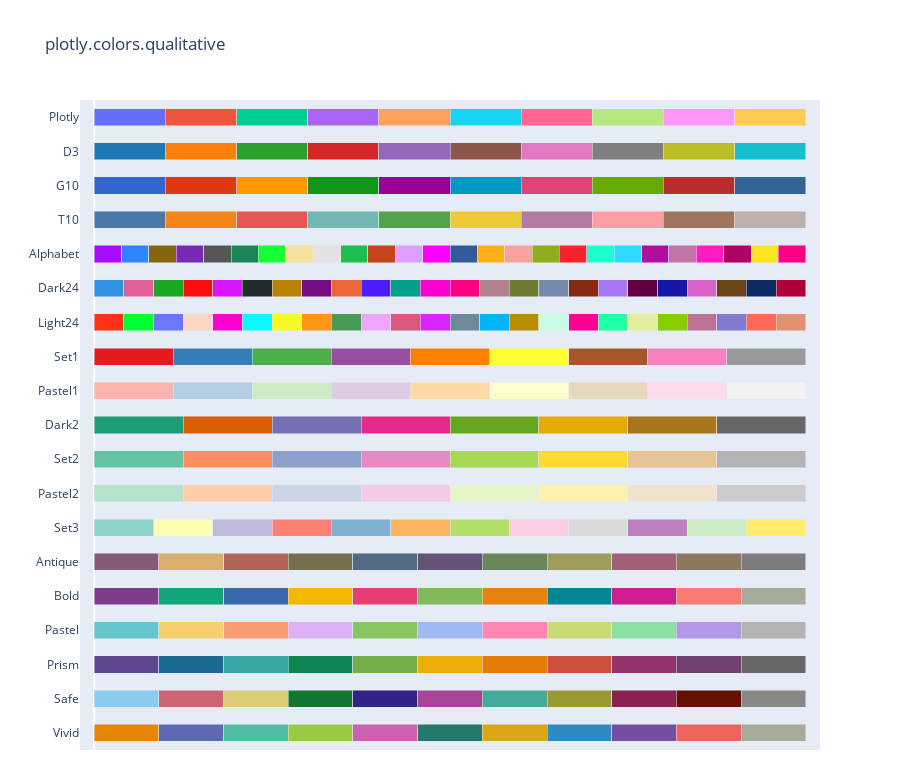

The code cell stored with this chart in its notebook:
### Code cell
fig = px.colors.qualitative.swatches()
fig.show()

### Figure 1 — Plotly figure (JSON) as saved in the notebook; plotly's stock layout.template omitted (floating-point values rounded to 4 significant figures)
{"data": [{"customdata": [0, 1, 2, 3, 4, 5, 6, 7, 8, 9, 10], "hovertemplate": "%{y}[%{customdata}] = %{marker.color}<extra></extra>", "marker": {"color": ["rgb(229, 134, 6)", "rgb(93, 105, 177)", "rgb(82, 188, 163)", "rgb(153, 201, 69)", "rgb(204, 97, 176)", "rgb(36, 121, 108)", "rgb(218, 165, 27)", "rgb(47, 138, 196)", "rgb(118, 78, 159)", "rgb(237, 100, 90)", "rgb(165, 170, 153)"]}, "orientation": "h", "type": "bar", "x": [1, 1, 1, 1, 1, 1, 1, 1, 1, 1, 1], "y": ["Vivid", "Vivid", "Vivid", "Vivid", "Vivid", "Vivid", "Vivid", "Vivid", "Vivid", "Vivid", "Vivid"]}, {"customdata": [0, 1, 2, 3, 4, 5, 6, 7, 8, 9, 10], "hovertemplate": "%{y}[%{customdata}] = %{marker.color}<extra></extra>", "marker": {"color": ["rgb(136, 204, 238)", "rgb(204, 102, 119)", "rgb(221, 204, 119)", "rgb(17, 119, 51)", "rgb(51, 34, 136)", "rgb(170, 68, 153)", "rgb(68, 170, 153)", "rgb(153, 153, 51)", "rgb(136, 34, 85)", "rgb(102, 17, 0)", "rgb(136, 136, 136)"]}, "orientation": "h", "type": "bar", "x": [1, 1, 1, 1, 1, 1, 1, 1, 1, 1, 1], "y": ["Safe", "Safe", "Safe", "Safe", "Safe", "Safe", "Safe", "Safe", "Safe", "Safe", "Safe"]}, {"customdata": [0, 1, 2, 3, 4, 5, 6, 7, 8, 9, 10], "hovertemplate": "%{y}[%{customdata}] = %{marker.color}<extra></extra>", "marker": {"color": ["rgb(95, 70, 144)", "rgb(29, 105, 150)", "rgb(56, 166, 165)", "rgb(15, 133, 84)", "rgb(115, 175, 72)", "rgb(237, 173, 8)", "rgb(225, 124, 5)", "rgb(204, 80, 62)", "rgb(148, 52, 110)", "rgb(111, 64, 112)", "rgb(102, 102, 102)"]}, "orientation": "h", "type": "bar", "x": [1, 1, 1, 1, 1, 1, 1, 1, 1, 1, 1], "y": ["Prism", "Prism", "Prism", "Prism", "Prism", "Prism", "Prism", "Prism", "Prism", "Prism", "Prism"]}, {"customdata": [0, 1, 2, 3, 4, 5, 6, 7, 8, 9, 10], "hovertemplate": "%{y}[%{customdata}] = %{marker.color}<extra></extra>", "marker": {"color": ["rgb(102, 197, 204)", "rgb(246, 207, 113)", "rgb(248, 156, 116)", "rgb(220, 176, 242)", "rgb(135, 197, 95)", "rgb(158, 185, 243)", "rgb(254, 136, 177)", "rgb(201, 219, 116)", "rgb(139, 224, 164)", "rgb(180, 151, 231)", "rgb(179, 179, 179)"]}, "orientation": "h", "type": "bar", "x": [1, 1, 1, 1, 1, 1, 1, 1, 1, 1, 1], "y": ["Pastel", "Pastel", "Pastel", "Pastel", "Pastel", "Pastel", "Pastel", "Pastel", "Pastel", "Pastel", "Pastel"]}, {"customdata": [0, 1, 2, 3, 4, 5, 6, 7, 8, 9, 10], "hovertemplate": "%{y}[%{customdata}] = %{marker.color}<extra></extra>", "marker": {"color": ["rgb(127, 60, 141)", "rgb(17, 165, 121)", "rgb(57, 105, 172)", "rgb(242, 183, 1)", "rgb(231, 63, 116)", "rgb(128, 186, 90)", "rgb(230, 131, 16)", "rgb(0, 134, 149)", "rgb(207, 28, 144)", "rgb(249, 123, 114)", "rgb(165, 170, 153)"]}, "orientation": "h", "type": "bar", "x": [1, 1, 1, 1, 1, 1, 1, 1, 1, 1, 1], "y": ["Bold", "Bold", "Bold", "Bold", "Bold", "Bold", "Bold", "Bold", "Bold", "Bold", "Bold"]}, {"customdata": [0, 1, 2, 3, 4, 5, 6, 7, 8, 9, 10], "hovertemplate": "%{y}[%{customdata}] = %{marker.color}<extra></extra>", "marker": {"color": ["rgb(133, 92, 117)", "rgb(217, 175, 107)", "rgb(175, 100, 88)", "rgb(115, 111, 76)", "rgb(82, 106, 131)", "rgb(98, 83, 119)", "rgb(104, 133, 92)", "rgb(156, 156, 94)", "rgb(160, 97, 119)", "rgb(140, 120, 93)", "rgb(124, 124, 124)"]}, "orientation": "h", "type": "bar", "x": [1, 1, 1, 1, 1, 1, 1, 1, 1, 1, 1], "y": ["Antique", "Antique", "Antique", "Antique", "Antique", "Antique", "Antique", "Antique", "Antique", "Antique", "Antique"]}, {"customdata": [0, 1, 2, 3, 4, 5, 6, 7, 8, 9, 10, 11], "hovertemplate": "%{y}[%{customdata}] = %{marker.color}<extra></extra>", "marker": {"color": ["rgb(141,211,199)", "rgb(255,255,179)", "rgb(190,186,218)", "rgb(251,128,114)", "rgb(128,177,211)", "rgb(253,180,98)", "rgb(179,222,105)", "rgb(252,205,229)", "rgb(217,217,217)", "rgb(188,128,189)", "rgb(204,235,197)", "rgb(255,237,111)"]}, "orientation": "h", "type": "bar", "x": [1, 1, 1, 1, 1, 1, 1, 1, 1, 1, 1, 1], "y": ["Set3", "Set3", "Set3", "Set3", "Set3", "Set3", "Set3", "Set3", "Set3", "Set3", "Set3", "Set3"]}, {"customdata": [0, 1, 2, 3, 4, 5, 6, 7], "hovertemplate": "%{y}[%{customdata}] = %{marker.color}<extra></extra>", "marker": {"color": ["rgb(179,226,205)", "rgb(253,205,172)", "rgb(203,213,232)", "rgb(244,202,228)", "rgb(230,245,201)", "rgb(255,242,174)", "rgb(241,226,204)", "rgb(204,204,204)"]}, "orientation": "h", "type": "bar", "x": [1, 1, 1, 1, 1, 1, 1, 1], "y": ["Pastel2", "Pastel2", "Pastel2", "Pastel2", "Pastel2", "Pastel2", "Pastel2", "Pastel2"]}, {"customdata": [0, 1, 2, 3, 4, 5, 6, 7], "hovertemplate": "%{y}[%{customdata}] = %{marker.color}<extra></extra>", "marker": {"color": ["rgb(102,194,165)", "rgb(252,141,98)", "rgb(141,160,203)", "rgb(231,138,195)", "rgb(166,216,84)", "rgb(255,217,47)", "rgb(229,196,148)", "rgb(179,179,179)"]}, "orientation": "h", "type": "bar", "x": [1, 1, 1, 1, 1, 1, 1, 1], "y": ["Set2", "Set2", "Set2", "Set2", "Set2", "Set2", "Set2", "Set2"]}, {"customdata": [0, 1, 2, 3, 4, 5, 6, 7], "hovertemplate": "%{y}[%{customdata}] = %{marker.color}<extra></extra>", "marker": {"color": ["rgb(27,158,119)", "rgb(217,95,2)", "rgb(117,112,179)", "rgb(231,41,138)", "rgb(102,166,30)", "rgb(230,171,2)", "rgb(166,118,29)", "rgb(102,102,102)"]}, "orientation": "h", "type": "bar", "x": [1, 1, 1, 1, 1, 1, 1, 1], "y": ["Dark2", "Dark2", "Dark2", "Dark2", "Dark2", "Dark2", "Dark2", "Dark2"]}, {"customdata": [0, 1, 2, 3, 4, 5, 6, 7, 8], "hovertemplate": "%{y}[%{customdata}] = %{marker.color}<extra></extra>", "marker": {"color": ["rgb(251,180,174)", "rgb(179,205,227)", "rgb(204,235,197)", "rgb(222,203,228)", "rgb(254,217,166)", "rgb(255,255,204)", "rgb(229,216,189)", "rgb(253,218,236)", "rgb(242,242,242)"]}, "orientation": "h", "type": "bar", "x": [1, 1, 1, 1, 1, 1, 1, 1, 1], "y": ["Pastel1", "Pastel1", "Pastel1", "Pastel1", "Pastel1", "Pastel1", "Pastel1", "Pastel1", "Pastel1"]}, {"customdata": [0, 1, 2, 3, 4, 5, 6, 7, 8], "hovertemplate": "%{y}[%{customdata}] = %{marker.color}<extra></extra>", "marker": {"color": ["rgb(228,26,28)", "rgb(55,126,184)", "rgb(77,175,74)", "rgb(152,78,163)", "rgb(255,127,0)", "rgb(255,255,51)", "rgb(166,86,40)", "rgb(247,129,191)", "rgb(153,153,153)"]}, "orientation": "h", "type": "bar", "x": [1, 1, 1, 1, 1, 1, 1, 1, 1], "y": ["Set1", "Set1", "Set1", "Set1", "Set1", "Set1", "Set1", "Set1", "Set1"]}, {"customdata": [0, 1, 2, 3, 4, 5, 6, 7, 8, 9, 10, 11, 12, 13, 14, 15, 16, 17, 18, 19, 20, 21, 22, 23], "hovertemplate": "%{y}[%{customdata}] = %{marker.color}<extra></extra>", "marker": {"color": ["#FD3216", "#00FE35", "#6A76FC", "#FED4C4", "#FE00CE", "#0DF9FF", "#F6F926", "#FF9616", "#479B55", "#EEA6FB", "#DC587D", "#D626FF", "#6E899C", "#00B5F7", "#B68E00", "#C9FBE5", "#FF0092", "#22FFA7", "#E3EE9E", "#86CE00", "#BC7196", "#7E7DCD", "#FC6955", "#E48F72"]}, "orientation": "h", "type": "bar", "x": [1, 1, 1, 1, 1, 1, 1, 1, 1, 1, 1, 1, 1, 1, 1, 1, 1, 1, 1, 1, 1, 1, 1, 1], "y": ["Light24", "Light24", "Light24", "Light24", "Light24", "Light24", "Light24", "Light24", "Light24", "Light24", "Light24", "Light24", "Light24", "Light24", "Light24", "Light24", "Light24", "Light24", "Light24", "Light24", "Light24", "Light24", "Light24", "Light24"]}, {"customdata": [0, 1, 2, 3, 4, 5, 6, 7, 8, 9, 10, 11, 12, 13, 14, 15, 16, 17, 18, 19, 20, 21, 22, 23], "hovertemplate": "%{y}[%{customdata}] = %{marker.color}<extra></extra>", "marker": {"color": ["#2E91E5", "#E15F99", "#1CA71C", "#FB0D0D", "#DA16FF", "#222A2A", "#B68100", "#750D86", "#EB663B", "#511CFB", "#00A08B", "#FB00D1", "#FC0080", "#B2828D", "#6C7C32", "#778AAE", "#862A16", "#A777F1", "#620042", "#1616A7", "#DA60CA", "#6C4516", "#0D2A63", "#AF0038"]}, "orientation": "h", "type": "bar", "x": [1, 1, 1, 1, 1, 1, 1, 1, 1, 1, 1, 1, 1, 1, 1, 1, 1, 1, 1, 1, 1, 1, 1, 1], "y": ["Dark24", "Dark24", "Dark24", "Dark24", "Dark24", "Dark24", "Dark24", "Dark24", "Dark24", "Dark24", "Dark24", "Dark24", "Dark24", "Dark24", "Dark24", "Dark24", "Dark24", "Dark24", "Dark24", "Dark24", "Dark24", "Dark24", "Dark24", "Dark24"]}, {"customdata": [0, 1, 2, 3, 4, 5, 6, 7, 8, 9, 10, 11, 12, 13, 14, 15, 16, 17, 18, 19, 20, 21, 22, 23, 24, 25], "hovertemplate": "%{y}[%{customdata}] = %{marker.color}<extra></extra>", "marker": {"color": ["#AA0DFE", "#3283FE", "#85660D", "#782AB6", "#565656", "#1C8356", "#16FF32", "#F7E1A0", "#E2E2E2", "#1CBE4F", "#C4451C", "#DEA0FD", "#FE00FA", "#325A9B", "#FEAF16", "#F8A19F", "#90AD1C", "#F6222E", "#1CFFCE", "#2ED9FF", "#B10DA1", "#C075A6", "#FC1CBF", "#B00068", "#FBE426", "#FA0087"]}, "orientation": "h", "type": "bar", "x": [1, 1, 1, 1, 1, 1, 1, 1, 1, 1, 1, 1, 1, 1, 1, 1, 1, 1, 1, 1, 1, 1, 1, 1, 1, 1], "y": ["Alphabet", "Alphabet", "Alphabet", "Alphabet", "Alphabet", "Alphabet", "Alphabet", "Alphabet", "Alphabet", "Alphabet", "Alphabet", "Alphabet", "Alphabet", "Alphabet", "Alphabet", "Alphabet", "Alphabet", "Alphabet", "Alphabet", "Alphabet", "Alphabet", "Alphabet", "Alphabet", "Alphabet", "Alphabet", "Alphabet"]}, {"customdata": [0, 1, 2, 3, 4, 5, 6, 7, 8, 9], "hovertemplate": "%{y}[%{customdata}] = %{marker.color}<extra></extra>", "marker": {"color": ["#4C78A8", "#F58518", "#E45756", "#72B7B2", "#54A24B", "#EECA3B", "#B279A2", "#FF9DA6", "#9D755D", "#BAB0AC"]}, "orientation": "h", "type": "bar", "x": [1, 1, 1, 1, 1, 1, 1, 1, 1, 1], "y": ["T10", "T10", "T10", "T10", "T10", "T10", "T10", "T10", "T10", "T10"]}, {"customdata": [0, 1, 2, 3, 4, 5, 6, 7, 8, 9], "hovertemplate": "%{y}[%{customdata}] = %{marker.color}<extra></extra>", "marker": {"color": ["#3366CC", "#DC3912", "#FF9900", "#109618", "#990099", "#0099C6", "#DD4477", "#66AA00", "#B82E2E", "#316395"]}, "orientation": "h", "type": "bar", "x": [1, 1, 1, 1, 1, 1, 1, 1, 1, 1], "y": ["G10", "G10", "G10", "G10", "G10", "G10", "G10", "G10", "G10", "G10"]}, {"customdata": [0, 1, 2, 3, 4, 5, 6, 7, 8, 9], "hovertemplate": "%{y}[%{customdata}] = %{marker.color}<extra></extra>", "marker": {"color": ["#1F77B4", "#FF7F0E", "#2CA02C", "#D62728", "#9467BD", "#8C564B", "#E377C2", "#7F7F7F", "#BCBD22", "#17BECF"]}, "orientation": "h", "type": "bar", "x": [1, 1, 1, 1, 1, 1, 1, 1, 1, 1], "y": ["D3", "D3", "D3", "D3", "D3", "D3", "D3", "D3", "D3", "D3"]}, {"customdata": [0, 1, 2, 3, 4, 5, 6, 7, 8, 9], "hovertemplate": "%{y}[%{customdata}] = %{marker.color}<extra></extra>", "marker": {"color": ["#636EFA", "#EF553B", "#00CC96", "#AB63FA", "#FFA15A", "#19D3F3", "#FF6692", "#B6E880", "#FF97FF", "#FECB52"]}, "orientation": "h", "type": "bar", "x": [1, 1, 1, 1, 1, 1, 1, 1, 1, 1], "y": ["Plotly", "Plotly", "Plotly", "Plotly", "Plotly", "Plotly", "Plotly", "Plotly", "Plotly", "Plotly"]}], "layout": {"bargap": 0.5, "barmode": "stack", "barnorm": "fraction", "height": 760, "margin": {"b": 10}, "showlegend": false, "title": {"text": "plotly.colors.qualitative"}, "xaxis": {"range": [-0.02, 1.02], "showgrid": false, "showticklabels": false}}}
